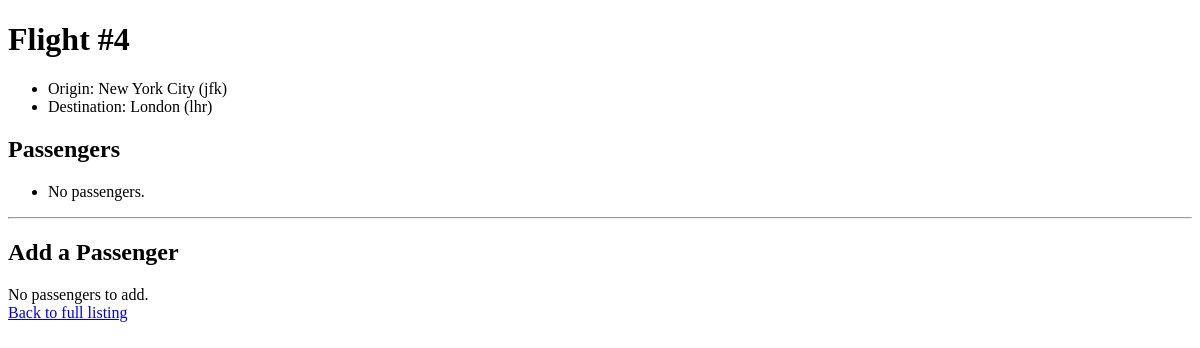
The app's page /4, older data.
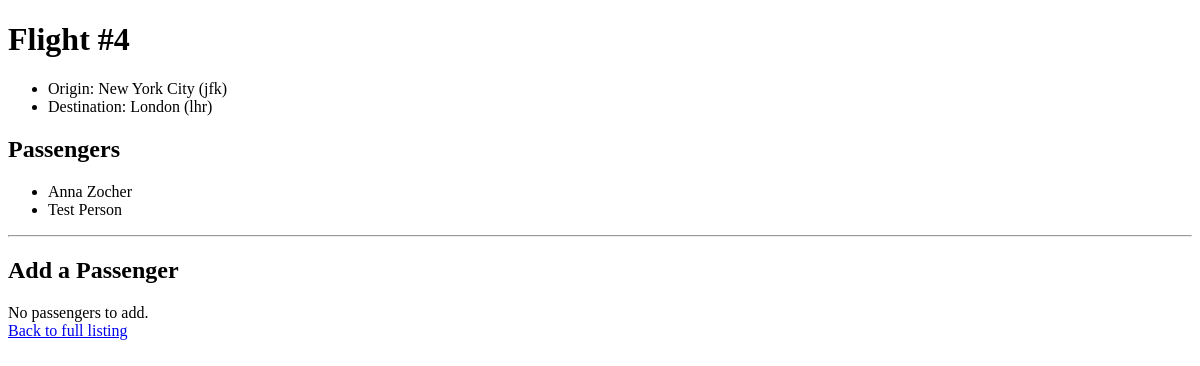
The same page, newer data.
### flights/models.py (models this page shows)
class Passenger(models.Model):
    first = models.CharField(max_length=64)
    last = models.CharField(max_length=64)
    flights = models.ManyToManyField(Flight, blank=True, related_name="passengers")
    def __str__(self):
        return f'{self.first} {self.last}'

### flights/views.py (the view)
# urls.py: path("<int:flight_id>", views.flight, name="flight"),
def flight(request, flight_id):
    try:
        flight = Flight.objects.get(pk=flight_id)
    except Flight.DoesNotExist:
        raise Http404("Flight does not exist")
    context = {
        "flight": flight,
        "passengers": flight.passengers.all(),
        "non_passengers": Passenger.objects.exclude(flights=flight).all()
    }
    print(context["non_passengers"])
    return render(request, "flights/flight.html", context)

### flights/models.py (called while the page is built)
    def __str__(self):
        return f'{self.city} ({self.code})'

### flights/templates/flights/flight.html (shortened to what this page needs)
{% extends "flights/base.html" %}
{% block body %}
    <h1>Flight #{{ flight.id }}</h1>
    <ul>
      <li>Origin: {{ flight.origin }}</li>
      <li>Destination: {{ flight.destination }}</li>
    </ul>
    <h2>Passengers</h2>
    <ul>
      {% for passenger in passengers %}
        <li>{{ passenger }}</li>
      {% empty %}
        <li>No passengers.</li>
      {% endfor %}
    </ul>
    <hr>
    <h2>Add a Passenger</h2>
    {% if non_passengers %}
      <form action="{% url 'book' flight.id %}" method="post">
        {% csrf_token %}
        <select name="passenger">
          {% for passenger in non_passengers %}
            <option value="{{ passenger.id }}">{{ passenger }}</option>
          {% endfor %}
        </select>
        <input type="submit" value="Book Flight" />
      </form>
    {% else %}
      <div>No passengers to add.</div>
    {% endif %}
    <a href="{% url 'index' %}">Back to full listing</a>
{% endblock %}

Row changes from the older to the newer data that the page shows:
added Passenger: first+last "Anna Zocher"
added Passenger: first+last "Test Person"
Text that changed along with them:
text no longer shown: "No passengers."
